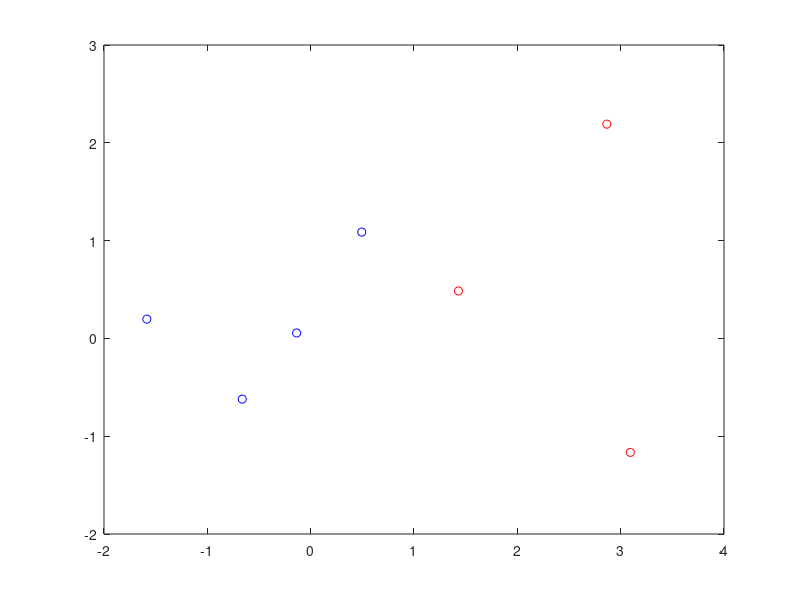

This chart was generated by the following MATLAB code:
% Find optimal feature and threshold theta

%generating dataset
examples_plus = [normrnd(0,1,4,1), normrnd(0,1,4,1)];
examples_minus = [normrnd(2,1,3,1), normrnd(0,1,3,1)];
dataset_t = [examples_plus; examples_minus];
N_features = size(dataset_t, 2);
N_examples = size(dataset_t, 1);
size_o_vector = size(examples_plus, 2) + size(examples_minus, 2) + 1;

figure %scatter dataset
plot(examples_plus(:, 1), examples_plus(:,2), 'bo')
hold on
plot(examples_minus(:, 1), examples_minus(:,2), 'ro')
gini0 = 1-((size(examples_plus, 1)/size(dataset_t, 1))^2+(size(examples_minus, 1)/size(dataset_t, 1))^2);

theta = zeros(N_examples, N_features);
info_gain = zeros(N_examples, N_features);
avg_impurity = zeros(N_examples, N_features);
for f = 1:N_features
    for ex = 1:N_examples
        if ex == 1
            theta(ex, f) = -10 + (dataset_t(ex, f)+10)*rand;
        elseif ex ~= 1
            theta(ex, f) = dataset_t(ex-1, f) + (dataset_t(ex, f)-dataset_t(ex-1, f))*rand;
        end
        
        R_plus = []; L_plus = []; R_minus = []; L_minus = [];
        rp = 0; rm = 0; lp = 0; lm = 0;
        for p = 1:size(examples_plus, 1)
            if examples_plus(p, f) >= theta(ex, f)
                rp = rp+1;
                R_plus(rp,:) = examples_plus(p,:);
            else
                lp = lp+1;
                L_plus(lp,:) = examples_plus(p,:);
            end
        end
        for m = 1:size(examples_minus, 1)
            if examples_minus(m, f) >= theta(ex, f)
                rm = rm+1;
                R_minus(rm,:) = examples_minus(m, :);
            else
                lm = lm+1;
                L_minus(lm,:) = examples_minus(m, :);
            end
        end
        
        giniR = 0; giniL = 0;
        r = rp + rm;
        l = lp + lm;
        if r ~= 0
            giniR = 1-((rp/r)^2+(rm/r)^2);
        end
        if l~= 0
            giniL = 1-((lp/l)^2+(lm/l)^2);
        end
        avg_impurity(ex, f) = (r/N_examples)*giniR + (l/N_examples)*giniL;
        info_gain(ex, f) = gini0 - avg_impurity(ex,f);
    end
end
max_ig = max(max(info_gain));
[example, f_optimal] = find(info_gain == max_ig);
f_optimal = f_optimal(1);
theta_optimal = theta(example(1), f_optimal);
